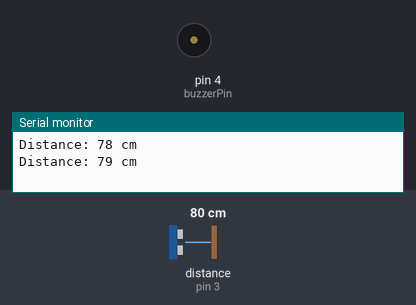
This sketch was run on a simulated Arduino Uno, built with avr-gcc and run on an emulated ATmega328P. Shown: buzzer (waves = sounding, pin HIGH), the last lines printed to the serial monitor. Wiring (inferred from the names in the program): ultrasonic range finder: trigger pin 2; echo pin 3. The test bench sets the inputs (shaded band); at power-on: distance to the obstacle (sensor on pin 3) 80 cm. The echo pulse lasts 58.3 µs per cm; pins used as bus, display or sensor lines are not drawn.

Above: at 1.8 s.
1.9 s: distance to the obstacle (sensor on pin 3) set to 12 cm
3.4 s: distance to the obstacle (sensor on pin 3) set to 9 cm
At 4.3 s:
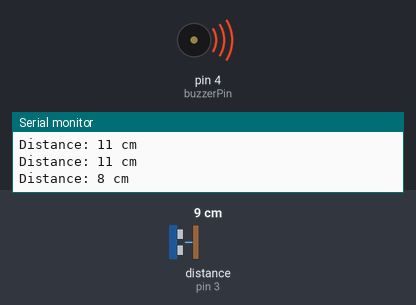
7.5 s: distance to the obstacle (sensor on pin 3) set to 18 cm
At 8.2 s:
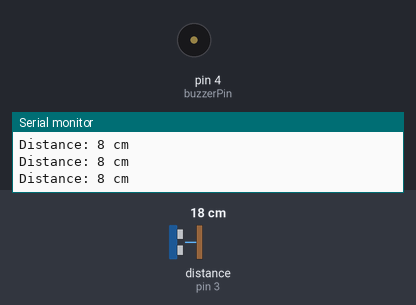
9.0 s: distance to the obstacle (sensor on pin 3) set to 2 cm
At 10.8 s:
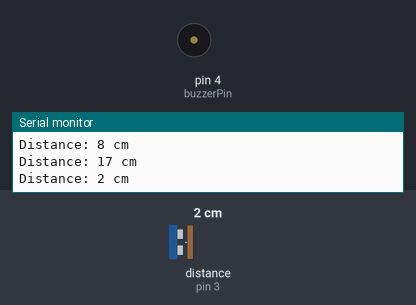
Timing chart, 0 to 14.1 s (numbered marks = the images above; inputs shaded):
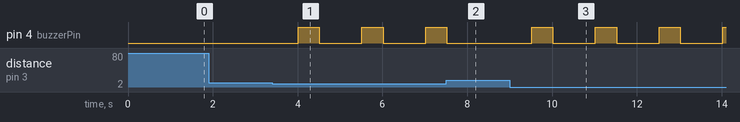

The sketch:

c3w5_ultrasonic_buzzer.ino
```cpp
const int trigPin = 2;
const int echoPin = 3;
const int buzzerPin = 4;

void setup() {
  Serial.begin(9600);
  pinMode(trigPin, OUTPUT);
  pinMode(echoPin, INPUT);
  pinMode(buzzerPin, OUTPUT);
}

void loop() {
  digitalWrite(trigPin, LOW);
  delayMicroseconds(2);
  digitalWrite(trigPin, HIGH);
  delayMicroseconds(10);
  digitalWrite(trigPin, LOW);

  long duration = pulseIn(echoPin, HIGH);
  int distance = duration * 0.034 / 2;

  Serial.print("Distance: ");
  Serial.print(distance);
  Serial.println(" cm");

  if (distance < 10) {
    // Piep de buzzer als de afstand minder is dan 10 cm
    digitalWrite(buzzerPin, HIGH);
    delay(500);  // Piep gedurende 0,5 seconden
    digitalWrite(buzzerPin, LOW);
  }

  delay(1000);  // Wacht 1 seconde voordat de volgende meting wordt uitgevoerd
}
```

Measured:
- the behaviour switches between 11 and 10 cm on distance to the obstacle (sensor on pin 3) (found by bisection; images 0 and 1)
- after the input at 3.4 s, pin 4 (buzzerPin): alternates HIGH for 0.50 s and LOW for 1.0 s, starting after 0.62 s
- after the input at 7.5 s, pin 4 (buzzerPin): goes on until 7.5 s, then stays LOW
- after the input at 9.0 s, pin 4 (buzzerPin): alternates HIGH for 0.50 s and LOW for 1.0 s, starting after 0.52 s
